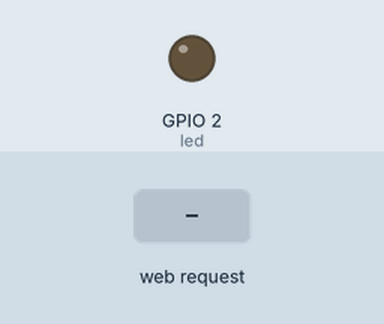
Simulated run of this sketch. Board: ESP8266 (NodeMCU). On the bench: output pins drawn as LEDs (lit = HIGH). Inputs (shaded band) come from the test bench. WiFi joins after 1.5 s; servers stay silent unless stated; what the sketch prints to the serial monitor is not drawn.

Above: at 2.7 s.
2.8 s: HTTP request GET /inline received
At 3.3 s:
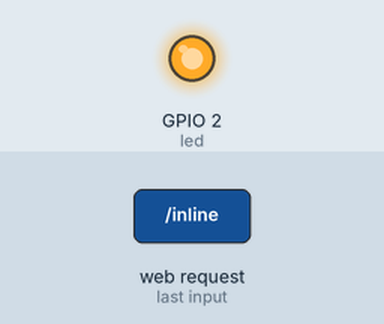
4.3 s: HTTP request GET / received
At 5.6 s:
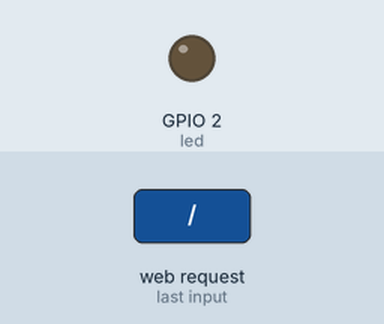
Timing chart, 0 to 7.3 s (numbered marks = the images above; inputs shaded):
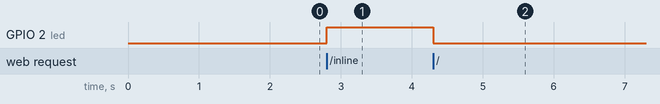

The sketch:

1_6_1_WifiWebserverHelloWorld.ino
```cpp
#include <ESP8266WiFi.h>
#include <WiFiClient.h>
#include <ESP8266WebServer.h>
#include <ESP8266mDNS.h>

const char* ssid = "i2r";
const char* password = "00000000";

ESP8266WebServer server(80);

const int led = 2;
String s,s_head;

void handleRoot() {
  digitalWrite(led, 0);
  s=s_head+"<h1>켜짐</h1><br>";
  server.send(200, "text/html", s);
  //server.send(200, "text/plain", "hello from esp8266!");

}

void handleNotFound(){
  digitalWrite(led, 1);
  String message = "File Not Found\n\n";
  message += "URI: ";
  message += server.uri();
  message += "\nMethod: ";
  message += (server.method() == HTTP_GET)?"GET":"POST";
  message += "\nArguments: ";
  message += server.args();
  message += "\n";
  for (uint8_t i=0; i<server.args(); i++){
    message += " " + server.argName(i) + ": " + server.arg(i) + "\n";
  }
  server.send(404, "text/plain", message);
  digitalWrite(led, 0);
}

void setupWifi() {
  WiFi.mode(WIFI_STA);
  WiFi.begin(ssid, password);
  Serial.println("");

  // Wait for connection
  while (WiFi.status() != WL_CONNECTED) {
    delay(500);
    Serial.print(".");
  }
  Serial.println("");
  Serial.print("Connected to ");
  Serial.println(ssid);
  Serial.print("IP address: ");
  Serial.println(WiFi.localIP());
}

void setup(void){
  pinMode(led, OUTPUT);
  digitalWrite(led, 0);
  Serial.begin(115200);

  // 여기 프로그램 부분을 함수로처리
  setupWifi();

  if (MDNS.begin("esp8266")) {
    Serial.println("MDNS responder started");
  }

  // 스마트폰에 맟게 크기 조정, html에서 한글 출력하게 설정
  s_head="<meta name='viewport' content='width=device-width, initial-scale=1.0'/>";
  //s=s+"<meta http-equiv='refresh' content='5'/>";
  s_head=s_head+"<meta http-equiv='Content-Type' content='text/html;charset=utf-8' />";

  server.on("/", handleRoot);

  server.on("/inline", [](){
    //server.send(200, "text/plain", "this works as well");
    digitalWrite(led, 1);
    s=s_head+"<h1>꺼짐</h1><br>";
    server.send(200, "text/html", s);
  });

  server.onNotFound(handleNotFound);

  server.begin();
  Serial.println("HTTP server started");
}

void loop(void){
  server.handleClient();
}
```

Measured:
- after the input at 2.8 s, GPIO 2 (led): LOW → HIGH at once
- after the input at 4.3 s, GPIO 2 (led): HIGH → LOW at once
